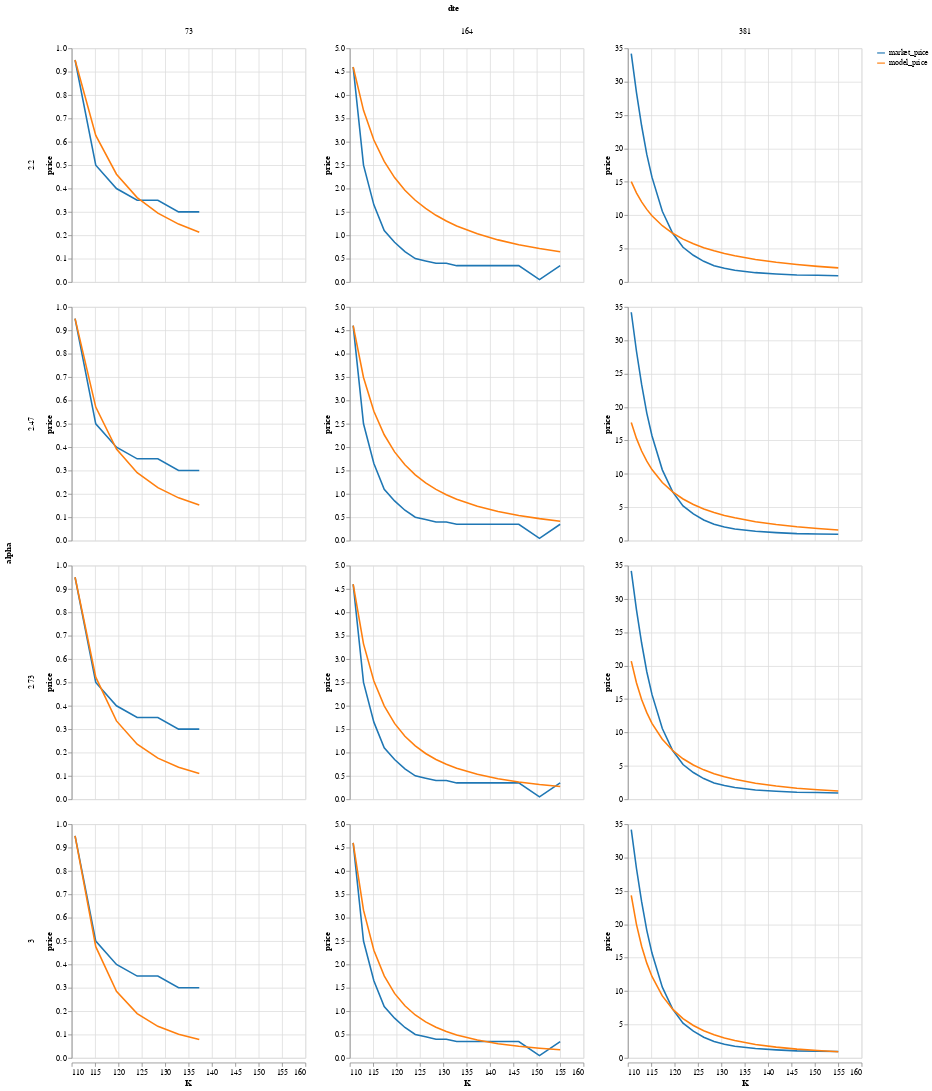

The code cell stored with this chart in its notebook:
### Code cell
calls_df |> @vlplot(:line, x=:K, y={"value:Q", title="price"},
                    transform=[{fold=[:market_price, :model_price]}],
                    color={"key:O", title="", scale={scheme="category10"}},
                    row={"alpha:O"},
                    column="dte:O",
                    resolve={scale={y="independent"}},
                    width=300,
                    height=300)

### Figure 1 — Vega-Lite specification as saved in the notebook (floating-point values rounded to 4 significant figures; data arrays with more than 128 entries replaced by an {"elided": "..."} marker saying what was removed)
{"data": {"values": {"elided": "164 records"}}, "encoding": {"color": {"field": "key", "scale": {"scheme": "category10"}, "title": "", "type": "ordinal"}, "column": {"field": "dte", "type": "ordinal"}, "row": {"field": "alpha", "type": "ordinal"}, "x": {"field": "K", "type": "quantitative"}, "y": {"field": "value", "title": "price", "type": "quantitative"}}, "height": 300, "mark": "line", "resolve": {"scale": {"y": "independent"}}, "transform": [{"fold": ["market_price", "model_price"]}], "width": 300}
